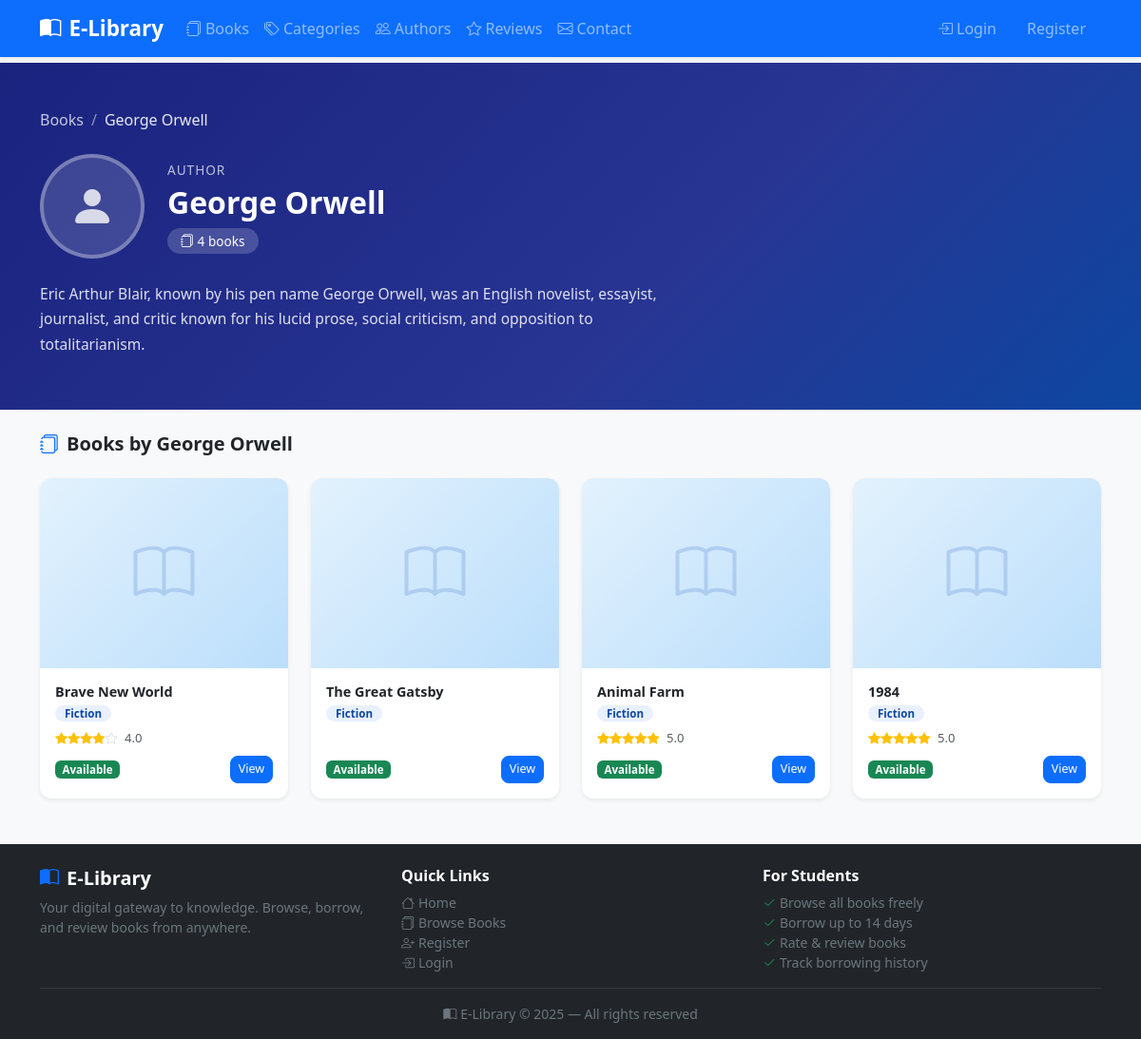
The app's page /books/author/11/ with its own data.
### books/models.py (models this page shows, shortened)
class Author(models.Model):
    name = models.CharField(max_length=200)
    bio = models.TextField(blank=True)
    photo = models.ImageField(upload_to='authors/', blank=True, null=True)
    class Meta:
        ordering = ['name']

class Book(models.Model):
    title = models.CharField(max_length=300)
    author = models.ForeignKey(Author, on_delete=models.SET_NULL, null=True, related_name='books')
    category = models.ForeignKey(Category, on_delete=models.SET_NULL, null=True, related_name='books')
    description = models.TextField(blank=True)
    cover_image = models.ImageField(upload_to='covers/', blank=True, null=True)
    isbn = models.CharField(max_length=20, blank=True, unique=True, null=True)
    pages = models.PositiveIntegerField(blank=True, null=True)
    language = models.CharField(max_length=50, blank=True, default='English')
    total_copies = models.PositiveIntegerField(default=1)
    available_copies = models.PositiveIntegerField(default=1)
    published_date = models.DateField(blank=True, null=True)
    created_at = models.DateTimeField(auto_now_add=True)
    @property
    def is_available(self):
        return self.available_copies > 0
    class Meta:
        ordering = ['title']

class Category(models.Model):
    name = models.CharField(max_length=100, unique=True)
    description = models.TextField(blank=True)
    def __str__(self):
        return self.name
    class Meta:
        verbose_name_plural = 'Categories'
        ordering = ['name']

### books/views.py (the view)
# urls.py: path('author/<int:pk>/', views.author_detail_public, name='author_detail_public'),
def author_detail_public(request, pk):
    author = get_object_or_404(Author, pk=pk)
    author_books = (
        Book.objects.filter(author=author)
        .select_related('category')
        .annotate(avg_rating=Avg('reviews__rating'))
        .order_by('-created_at')
    )
    return render(request, 'books/author_detail.html', {
        'author': author,
        'author_books': author_books,
    })

### templates/books/author_detail.html (shortened to what this page needs)
{% extends 'base.html' %}
{% load book_extras %}
{% block pre_content %}
<div class="author-hero">
  <div class="container">
    <nav aria-label="breadcrumb" class="mb-4">
      <ol class="breadcrumb mb-0" style="--bs-breadcrumb-divider-color:rgba(255,255,255,.5);">
        <li class="breadcrumb-item">
          <a href="{% url 'book_list' %}" style="color:rgba(255,255,255,.75);text-decoration:none;">Books</a>
        </li>
        <li class="breadcrumb-item active" style="color:rgba(255,255,255,.9);">{{ author.name }}</li>
      </ol>
    </nav>
    <div class="d-flex align-items-center gap-4">
      {% if author.photo %}
      <img src="{{ author.photo.url }}" class="author-avatar" alt="{{ author.name }}">
      {% else %}
      <div class="author-avatar-ph"><i class="bi bi-person-fill"></i></div>
      {% endif %}
      <div>
        <p style="opacity:.7;font-size:.85rem;margin-bottom:.3rem;text-transform:uppercase;letter-spacing:1px;">Author</p>
        <h1 style="font-size:2rem;font-weight:800;margin-bottom:.5rem;">{{ author.name }}</h1>
        <span style="background:rgba(255,255,255,.18);border-radius:20px;padding:4px 14px;font-size:.85rem;">
          <i class="bi bi-journals me-1"></i>{{ author_books.count }} book{{ author_books.count|pluralize }}
        </span>
      </div>
    </div>
    {% if author.bio %}
    <p style="max-width:680px;margin-top:1.5rem;opacity:.85;line-height:1.7;font-size:.97rem;">
      {{ author.bio }}
    </p>
    {% endif %}
  </div>
</div>
{% endblock %}
{% block content %}
<h5 class="fw-bold mb-4"><i class="bi bi-journals me-2 text-primary"></i>Books by {{ author.name }}</h5>
{% if author_books %}
<div class="row row-cols-1 row-cols-sm-2 row-cols-md-3 row-cols-lg-4 g-4">
  {% for book in author_books %}
  <div class="col">
    <div class="card h-100 book-card border-0 shadow-sm" style="border-radius:12px;overflow:hidden;">
      <a href="{% url 'book_detail' book.pk %}">
        {% if book.cover_image %}
        <img src="{{ book.cover_image.url }}" style="height:200px;object-fit:cover;width:100%;" alt="{{ book.title }}">
        {% else %}
        <div style="height:200px;background:linear-gradient(135deg,#e3f2fd,#bbdefb);display:flex;align-items:center;justify-content:center;">
          <i class="bi bi-book" style="font-size:4rem;color:#90b4e8;opacity:.5;"></i>
        </div>
        {% endif %}
      </a>
      <div class="card-body d-flex flex-column p-3">
        <div class="fw-bold mb-1" style="font-size:.9rem;line-height:1.3;">
          <a href="{% url 'book_detail' book.pk %}" class="text-decoration-none text-dark">{{ book.title }}</a>
        </div>
        {% if book.category %}
        <span class="badge mb-2 align-self-start" style="background:#e9f0ff;color:#0d47a1;font-size:.72rem;border-radius:20px;padding:3px 10px;">
          {{ book.category }}
        </span>
        {% endif %}
        <div class="mt-auto">
          {% if book.avg_rating %}
          <div style="color:#ffc107;font-size:.82rem;">
            {% for i in "12345" %}{% if forloop.counter <= book.avg_rating %}<i class="bi bi-star-fill"></i>{% else %}<i class="bi bi-star" style="color:#dee2e6;"></i>{% endif %}{% endfor %}
            <span class="text-muted ms-1">{{ book.avg_rating|floatformat:1 }}</span>
          </div>
          {% endif %}
          <div class="d-flex justify-content-between align-items-center mt-2">
            {% if book.is_available %}
            <span class="badge bg-success" style="font-size:.72rem;">Available</span>
            {% else %}
            <span class="badge bg-danger" style="font-size:.72rem;">Unavailable</span>
            {% endif %}
            <a href="{% url 'book_detail' book.pk %}" class="btn btn-primary btn-sm" style="font-size:.78rem;border-radius:8px;">
              View
            </a>
          </div>
        </div>
      </div>
    </div>
  </div>
  {% endfor %}
</div>
{% else %}
<div class="text-center text-muted py-5 bg-white rounded-3 border" style="border-style:dashed!important;">
  <i class="bi bi-inbox" style="font-size:3rem;opacity:.3;"></i>
  <p class="mt-2">No books by this author yet.</p>
</div>
{% endif %}
{% endblock %}

### templates/base.html (style rules this page uses)
body { background-color: #f8f9fa; padding-top: 66px; }
.book-card { transition: transform .2s, box-shadow .2s; }

### templates/books/author_detail.html (style rules this page uses)
.author-hero { background: linear-gradient(135deg, #1a237e 0%, #283593 60%, #0d47a1 100%); color: #fff; padding: 3rem 0 2.5rem; }
.author-avatar-ph { width: 110px; height: 110px; border-radius: 50%; background: rgba(255,255,255,.15); border: 4px solid rgba(255,255,255,.3); display: flex; align-items: center; justify-content: center; font-size: 3rem; color: rgba(255,255,255,.8); }

### records on screen
Author: name "George Orwell", bio "Eric Arthur Blair, known by his pen name George Orwell, was an English novelist, essayist, journalist, and critic known for his lucid prose, social criticism, and opposition to totalitarianism."
Book: title "Brave New World", category "Fiction", avg_rating "4.0", available_copies "Available"
Book: title "The Great Gatsby", category "Fiction", available_copies "Available"
Book: title "Animal Farm", category "Fiction", avg_rating "5.0", available_copies "Available"
Book: title "1984", category "Fiction", avg_rating "5.0", available_copies "Available"

### other values on screen
{{ author_books.count }} "4"
